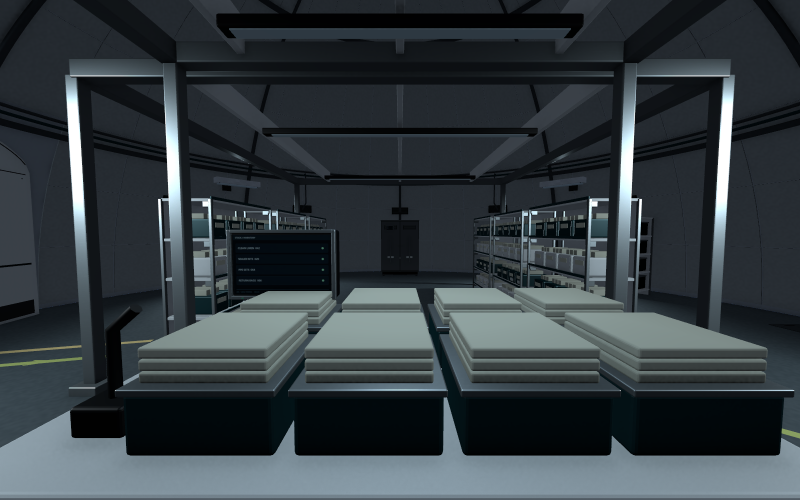
#> input picture Docs/검수/2026-11-08_B5_SpatialRefinement/E01_inside.png, 1600 x 1000 px, given in place of W03_inside.png, which was not available (shown at 1/2 size)
$ python detail_contact.py
#> lines starting #> are read from the running program, lines starting #| are printed output that depends on the picture
from pathlib import Path
from PIL import Image,ImageDraw
D=Path(__file__).resolve().parents[2]/'Docs/검수/2026-11-08_B5_SpatialRefinement'
for page,names in enumerate([['W03_inside','E01_inside','E02_inside','E03_inside','S01_inside','C02_inside'],['W03_detail','C03_detail','N01_detail','E02_detail','E03_detail','S01_detail']]):
 im=Image.new('RGB',(1440,470*3),'#18202a');d=ImageDraw.Draw(im)
#> after `im = Image.new('RGB', (1440, 470 * 3), '#18202a')`:
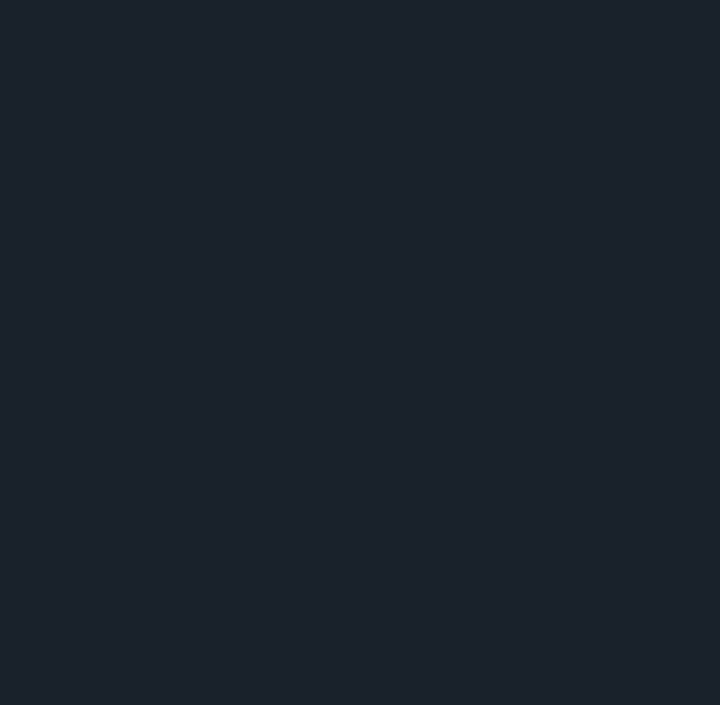
#> im: PIL image 1440x1410 RGB (shown at 1/2 size); mean R, G, B 24, 32, 42
 for i,n in enumerate(names):
  a=Image.open(D/(n+'.png'));a.thumbnail((720,440));x=i%2*720;y=i//2*470;im.paste(a,(x,y+25));d.text((x+10,y+5),n,fill='white')
#> further down, a is the input picture: PIL image 1600x1000 RGB; mean R, G, B 51.7, 59.9, 64.6
#> after `a.thumbnail((720, 440))`:
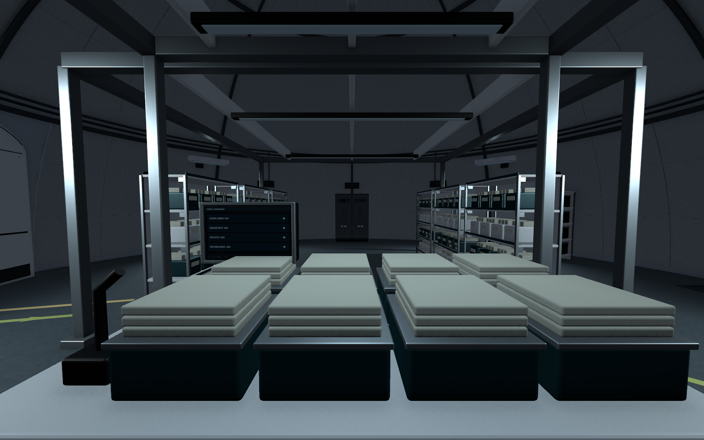
#> a: PIL image 704x440 RGB; mean R, G, B 51.7, 59.9, 64.6
#> after `im.paste(a, (x, y + 25))`:
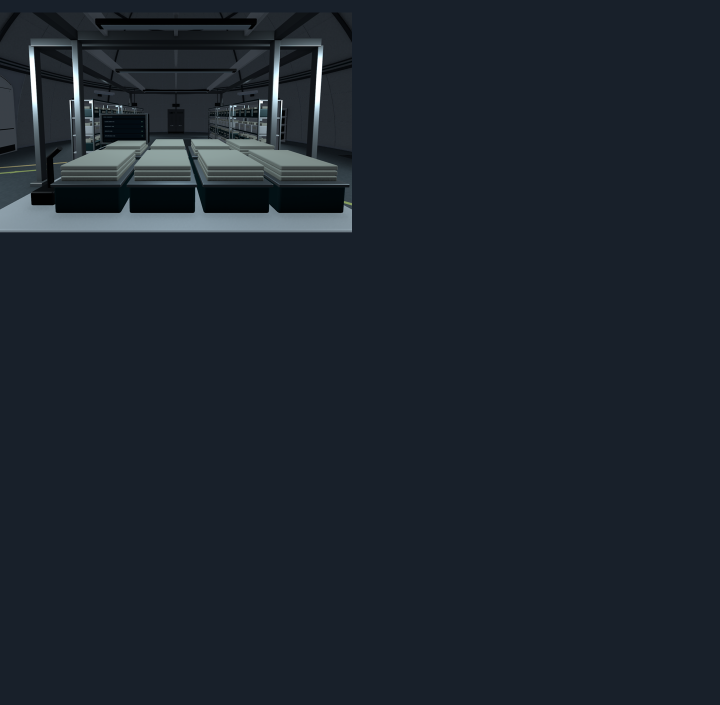
#> im: PIL image 1440x1410 RGB (shown at 1/2 size); mean R, G, B 28.2, 36.3, 45.4
#> (the run stopped early here; a loop or call above may not have finished)

$ run again, on Docs/검수/2026-11-08_B5_SpatialRefinement/Play_isolation.png
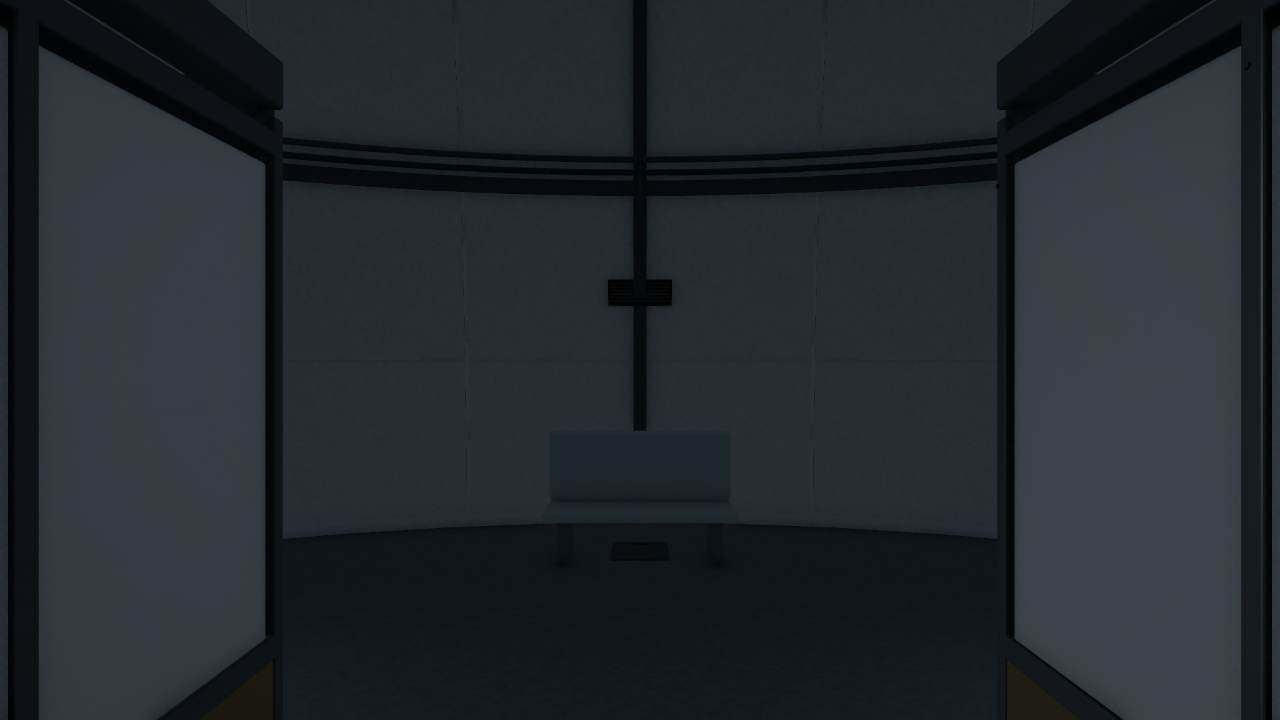
#> input picture Docs/검수/2026-11-08_B5_SpatialRefinement/Play_isolation.png, 1280 x 720 px, given in place of W03_inside.png, which was not available
#> a is the input picture: PIL image 1280x720 RGB; mean R, G, B 35.6, 40.9, 46.2
#> a: PIL image 720x405 RGB
#> `im.paste(a, (x, y + 25))`:
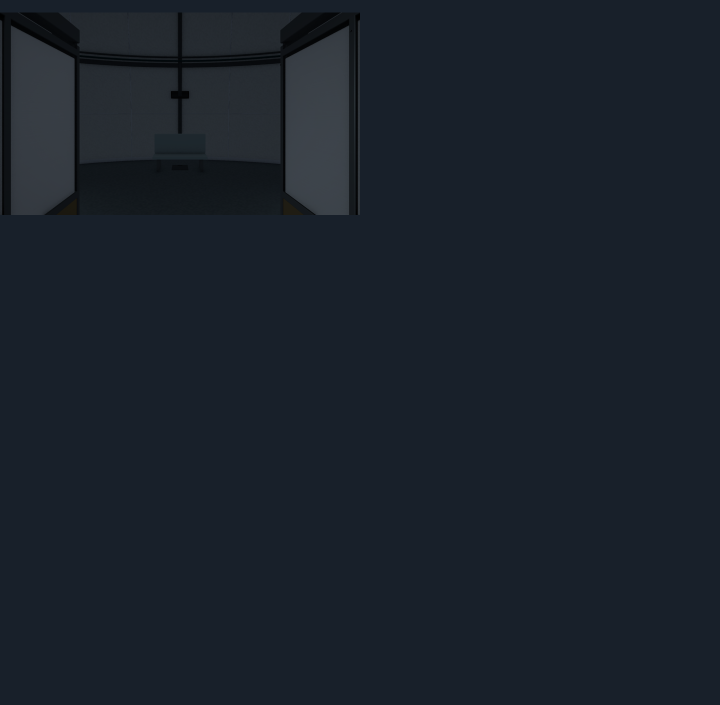
#> im: PIL image 1440x1410 RGB (shown at 1/2 size); mean R, G, B 25.7, 33.3, 42.6

$ run again, on Docs/검수/2026-11-08_B5_SpatialRefinement/Play_testcell.png
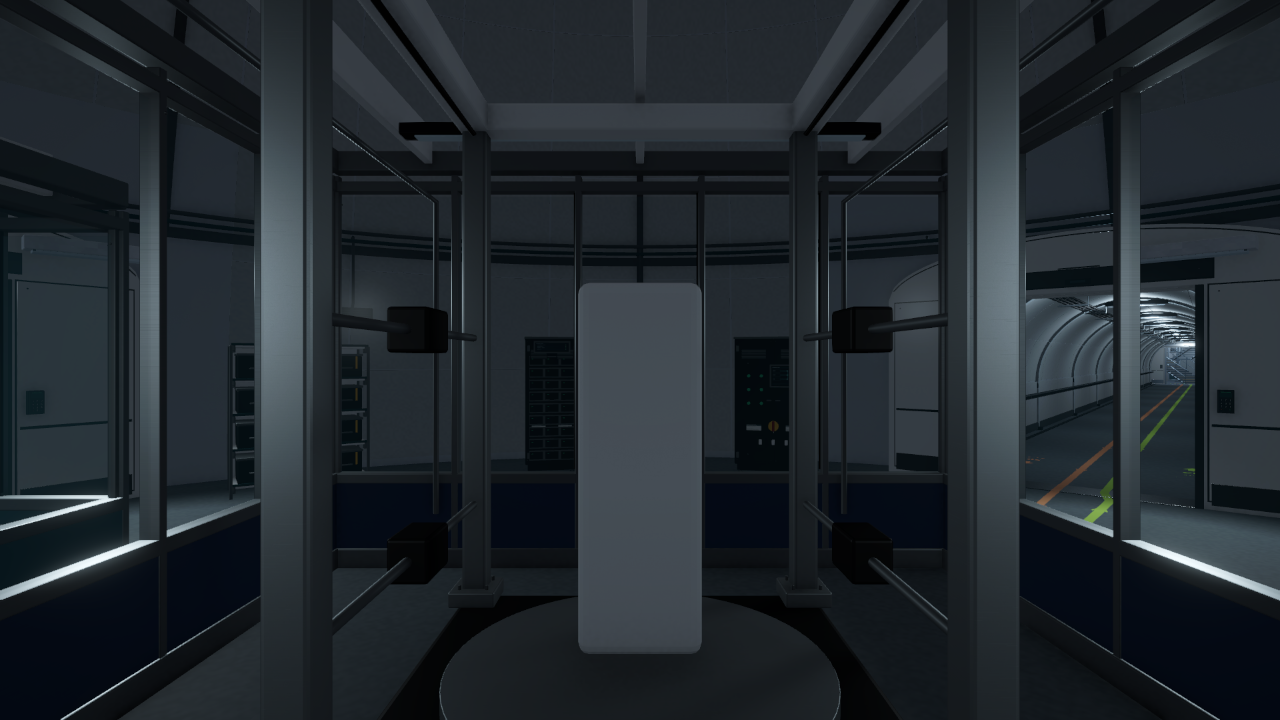
#> input picture Docs/검수/2026-11-08_B5_SpatialRefinement/Play_testcell.png, 1280 x 720 px, given in place of W03_inside.png, which was not available
#> a is the input picture: PIL image 1280x720 RGB; mean R, G, B 33.6, 40.4, 46
#> a: PIL image 720x405 RGB
#> `im.paste(a, (x, y + 25))`:
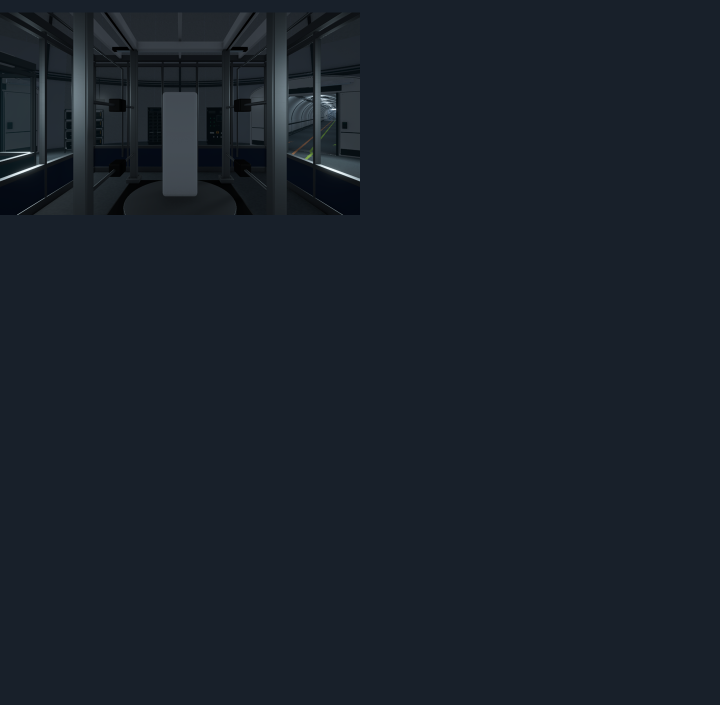
#> im: PIL image 1440x1410 RGB (shown at 1/2 size); mean R, G, B 25.4, 33.2, 42.6
